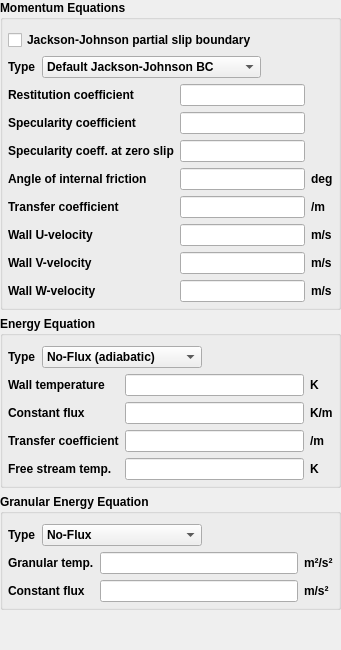
              <widget class="QWidget" name="page_solids_wall">
               <layout class="QVBoxLayout" name="verticalLayout_6">
                <property name="leftMargin">
                 <number>0</number>
                </property>
                <property name="topMargin">
                 <number>0</number>
                </property>
                <property name="rightMargin">
                 <number>0</number>
                </property>
                <property name="bottomMargin">
                 <number>0</number>
                </property>
                <item>
                 <widget class="QGroupBox" name="groupbox_solids_momentum_eq">
                  <property name="font">
                   <font>
                    <weight>75</weight>
                    <bold>true</bold>
                   </font>
                  </property>
                  <property name="title">
                   <string>Momentum Equations</string>
                  </property>
                  <property name="flat">
                   <bool>true</bool>
                  </property>
                  <layout class="QGridLayout" name="gridLayout_18">
                   <property name="leftMargin">
                    <number>5</number>
                   </property>
                   <property name="topMargin">
                    <number>10</number>
                   </property>
                   <property name="rightMargin">
                    <number>5</number>
                   </property>
                   <property name="bottomMargin">
                    <number>5</number>
                   </property>
                   <item row="1" column="0" colspan="2">
                    <layout class="QHBoxLayout" name="horizontalLayout_5">
                     <item>
                      <widget class="QLabel" name="label_bc_jj_ps_type">
                       <property name="text">
                        <string>Type</string>
                       </property>
                      </widget>
                     </item>
                     <item>
                      <widget class="ComboBox" name="combobox_bc_jj_ps_type">
                       <item>
                        <property name="text">
                         <string>Default Jackson-Johnson BC</string>
                        </property>
                       </item>
                       <item>
                        <property name="text">
                         <string>Variable specularity coefficient</string>
                        </property>
                       </item>
                       <item>
                        <property name="text">
                         <string>Jenkins small frictional boundary</string>
                        </property>
                       </item>
                      </widget>
                     </item>
                     <item>
                      <spacer name="horizontalSpacer_6">
                       <property name="orientation">
                        <enum>Qt::Horizontal</enum>
                       </property>
                       <property name="sizeHint" stdset="0">
                        <size>
                         <width>40</width>
                         <height>20</height>
                        </size>
                       </property>
                      </spacer>
                     </item>
                    </layout>
                   </item>
                   <item row="0" column="0" colspan="2">
                    <widget class="CheckBox" name="checkbox_bc_jj_ps_args_BC">
                     <property name="text">
                      <string>Jackson-Johnson partial slip boundary</string>
                     </property>
                    </widget>
                   </item>
                   <item row="2" column="0">
                    <widget class="QLabel" name="label_e_w">
                     <property name="text">
                      <string>Restitution coefficient</string>
                     </property>
                    </widget>
                   </item>
                   <item row="2" column="1">
                    <widget class="LineEdit" name="lineedit_keyword_e_w"/>
                   </item>
                   <item row="3" column="0">
                    <widget class="QLabel" name="label_phip">
                     <property name="text">
                      <string>Specularity coefficient</string>
                     </property>
                    </widget>
                   </item>
                   <item row="3" column="1">
                    <widget class="LineEdit" name="lineedit_keyword_phip"/>
                   </item>
                   <item row="3" column="2">
                    <widget class="QLabel" name="label_phip_units">
                     <property name="text">
                      <string/>
                     </property>
                    </widget>
                   </item>
                   <item row="4" column="0">
                    <widget class="QLabel" name="label_phip0">
                     <property name="text">
                      <string>Specularity coeff. at zero slip</string>
                     </property>
                    </widget>
                   </item>
                   <item row="4" column="1">
                    <widget class="LineEdit" name="lineedit_keyword_phip0"/>
                   </item>
                   <item row="4" column="2">
                    <widget class="QLabel" name="label_phip0_units">
                     <property name="text">
                      <string/>
                     </property>
                    </widget>
                   </item>
                   <item row="5" column="0">
                    <widget class="QLabel" name="label_phi_w">
                     <property name="text">
                      <string>Angle of internal friction</string>
                     </property>
                    </widget>
                   </item>
                   <item row="5" column="1">
                    <widget class="LineEdit" name="lineedit_keyword_phi_w"/>
                   </item>
                   <item row="6" column="1">
                    <widget class="LineEdit" name="lineedit_keyword_bc_hw_s_args_BC_P"/>
                   </item>
                   <item row="5" column="2">
                    <widget class="QLabel" name="label_phi_w_units">
                     <property name="text">
                      <string>deg</string>
                     </property>
                    </widget>
                   </item>
                   <item row="6" column="0">
                    <widget class="QLabel" name="label_bc_hw_s">
                     <property name="text">
                      <string>Transfer coefficient</string>
                     </property>
                    </widget>
                   </item>
                   <item row="7" column="1">
                    <widget class="LineEdit" name="lineedit_keyword_bc_uw_s_args_BC_P"/>
                   </item>
                   <item row="6" column="2">
                    <widget class="QLabel" name="label_bc_hw_s_units">
                     <property name="text">
                      <string>/m</string>
                     </property>
                    </widget>
                   </item>
                   <item row="7" column="0">
                    <widget class="QLabel" name="label_bc_uw_s">
                     <property name="text">
                      <string>Wall U-velocity</string>
                     </property>
                    </widget>
                   </item>
                   <item row="8" column="1">
                    <widget class="LineEdit" name="lineedit_keyword_bc_vw_s_args_BC_P"/>
                   </item>
                   <item row="7" column="2">
                    <widget class="QLabel" name="label_bc_uw_s_units">
                     <property name="text">
                      <string>m/s</string>
                     </property>
                    </widget>
                   </item>
                   <item row="8" column="0">
                    <widget class="QLabel" name="label_bc_vw_s">
                     <property name="text">
                      <string>Wall V-velocity</string>
                     </property>
                    </widget>
                   </item>
                   <item row="9" column="1">
                    <widget class="LineEdit" name="lineedit_keyword_bc_ww_s_args_BC_P"/>
                   </item>
                   <item row="8" column="2">
                    <widget class="QLabel" name="label_bc_vw_s_units">
                     <property name="text">
                      <string>m/s</string>
                     </property>
                    </widget>
                   </item>
                   <item row="9" column="0">
                    <widget class="QLabel" name="label_bc_ww_s">
                     <property name="text">
                      <string>Wall W-velocity</string>
                     </property>
                    </widget>
                   </item>
                   <item row="9" column="2">
                    <widget class="QLabel" name="label_bc_ww_s_units">
                     <property name="text">
                      <string>m/s</string>
                     </property>
                    </widget>
                   </item>
                  </layout>
                 </widget>
                </item>
                <item>
                 <widget class="QGroupBox" name="groupbox_solids_energy_eq">
                  <property name="font">
                   <font>
                    <weight>75</weight>
                    <bold>true</bold>
                   </font>
                  </property>
                  <property name="title">
                   <string>Energy Equation</string>
                  </property>
                  <property name="flat">
                   <bool>true</bool>
                  </property>
                  <layout class="QGridLayout" name="gridLayout_19">
                   <property name="leftMargin">
                    <number>5</number>
                   </property>
                   <property name="topMargin">
                    <number>10</number>
                   </property>
                   <property name="rightMargin">
                    <number>5</number>
                   </property>
                   <property name="bottomMargin">
                    <number>5</number>
                   </property>
                   <item row="0" column="0" colspan="2">
                    <layout class="QHBoxLayout" name="horizontalLayout_6">
                     <item>
                      <widget class="QLabel" name="label_solids_energy_eq_type">
                       <property name="text">
                        <string>Type</string>
                       </property>
                      </widget>
                     </item>
                     <item>
                      <widget class="ComboBox" name="combobox_solids_energy_eq_type">
                       <item>
                        <property name="text">
                         <string>No-Flux (adiabatic)</string>
                        </property>
                       </item>
                       <item>
                        <property name="text">
                         <string>Specified Temperature</string>
                        </property>
                       </item>
                       <item>
                        <property name="text">
                         <string>Specified Flux</string>
                        </property>
                       </item>
                       <item>
                        <property name="text">
                         <string>Convective Flux</string>
                        </property>
                       </item>
                      </widget>
                     </item>
                     <item>
                      <spacer name="horizontalSpacer_5">
                       <property name="orientation">
                        <enum>Qt::Horizontal</enum>
                       </property>
                       <property name="sizeHint" stdset="0">
                        <size>
                         <width>40</width>
                         <height>20</height>
                        </size>
                       </property>
                      </spacer>
                     </item>
                    </layout>
                   </item>
                   <item row="1" column="0">
                    <widget class="QLabel" name="label_bc_tw_s">
                     <property name="text">
                      <string>Wall temperature</string>
                     </property>
                    </widget>
                   </item>
                   <item row="1" column="1">
                    <widget class="LineEdit" name="lineedit_keyword_bc_tw_s_args_BC_P"/>
                   </item>
                   <item row="1" column="2">
                    <widget class="QLabel" name="label_bc_tw_s_units">
                     <property name="text">
                      <string>K</string>
                     </property>
                    </widget>
                   </item>
                   <item row="2" column="0">
                    <widget class="QLabel" name="label_bc_c_t_s">
                     <property name="text">
                      <string>Constant flux</string>
                     </property>
                    </widget>
                   </item>
                   <item row="2" column="1">
                    <widget class="LineEdit" name="lineedit_keyword_bc_c_t_s_args_BC_P"/>
                   </item>
                   <item row="2" column="2">
                    <widget class="QLabel" name="label_bc_c_t_s_units">
                     <property name="text">
                      <string>K/m</string>
                     </property>
                    </widget>
                   </item>
                   <item row="3" column="0">
                    <widget class="QLabel" name="label_bc_hw_t_s">
                     <property name="text">
                      <string>Transfer coefficient</string>
                     </property>
                    </widget>
                   </item>
                   <item row="3" column="1">
                    <widget class="LineEdit" name="lineedit_keyword_bc_hw_t_s_args_BC_P"/>
                   </item>
                   <item row="3" column="2">
                    <widget class="QLabel" name="label_bc_hw_t_s_units">
                     <property name="text">
                      <string>/m</string>
                     </property>
                    </widget>
                   </item>
                   <item row="4" column="0">
                    <widget class="QLabel" name="label_bc_tw_s_2">
                     <property name="text">
                      <string>Free stream temp.</string>
                     </property>
                    </widget>
                   </item>
                   <item row="4" column="1">
                    <widget class="LineEdit" name="lineedit_keyword_bc_tw_s_2_args_BC_P"/>
                   </item>
                   <item row="4" column="2">
                    <widget class="QLabel" name="label_bc_tw_s_2_units">
                     <property name="text">
                      <string>K</string>
                     </property>
                    </widget>
                   </item>
                  </layout>
                 </widget>
                </item>
                <item>
                 <widget class="QGroupBox" name="groupbox_solids_granular_energy_eq">
                  <property name="font">
                   <font>
                    <weight>75</weight>
                    <bold>true</bold>
                   </font>
                  </property>
                  <property name="title">
                   <string>Granular Energy Equation</string>
                  </property>
                  <property name="flat">
                   <bool>true</bool>
                  </property>
                  <layout class="QGridLayout" name="gridLayout_20">
                   <property name="leftMargin">
                    <number>5</number>
                   </property>
                   <property name="topMargin">
                    <number>10</number>
                   </property>
                   <property name="rightMargin">
                    <number>5</number>
                   </property>
                   <property name="bottomMargin">
                    <number>5</number>
                   </property>
                   <item row="0" column="0" colspan="2">
                    <layout class="QHBoxLayout" name="horizontalLayout_7">
                     <item>
                      <widget class="QLabel" name="label_solids_granular_energy_eq_type">
                       <property name="text">
                        <string>Type</string>
                       </property>
                      </widget>
                     </item>
                     <item>
                      <widget class="ComboBox" name="combobox_solids_granular_energy_eq_type">
                       <item>
                        <property name="text">
                         <string>No-Flux</string>
                        </property>
                       </item>
                       <item>
                        <property name="text">
                         <string>Specified Temperature</string>
                        </property>
                       </item>
                       <item>
                        <property name="text">
                         <string>Specified Flux</string>
                        </property>
                       </item>
                      </widget>
                     </item>
                     <item>
                      <spacer name="horizontalSpacer_7">
                       <property name="orientation">
                        <enum>Qt::Horizontal</enum>
                       </property>
                       <property name="sizeHint" stdset="0">
                        <size>
                         <width>40</width>
                         <height>20</height>
                        </size>
                       </property>
                      </spacer>
                     </item>
                    </layout>
                   </item>
                   <item row="2" column="0">
                    <widget class="QLabel" name="label_bc_c_theta_m">
                     <property name="text">
                      <string>Constant flux</string>
                     </property>
                    </widget>
                   </item>
                   <item row="1" column="0">
                    <widget class="QLabel" name="label_bc_thetaw_m">
                     <property name="text">
                      <string>Granular temp.</string>
                     </property>
                    </widget>
                   </item>
                   <item row="1" column="1">
                    <widget class="LineEdit" name="lineedit_keyword_bc_thetaw_m_args_BC_P"/>
                   </item>
                   <item row="2" column="1">
                    <widget class="LineEdit" name="lineedit_keyword_bc_c_theta_m_args_BC_P"/>
                   </item>
                   <item row="1" column="2">
                    <widget class="QLabel" name="label_bc_thetaw_m_units">
                     <property name="text">
                      <string>m²/s²</string>
                     </property>
                    </widget>
                   </item>
                   <item row="2" column="2">
                    <widget class="QLabel" name="label_bc_c_theta_m_units">
                     <property name="text">
                      <string>m/s²</string>
                     </property>
                    </widget>
                   </item>
                  </layout>
                 </widget>
                </item>
                <item>
                 <spacer name="verticalSpacer_5">
                  <property name="orientation">
                   <enum>Qt::Vertical</enum>
                  </property>
                  <property name="sizeHint" stdset="0">
                   <size>
                    <width>20</width>
                    <height>40</height>
                   </size>
                  </property>
                 </spacer>
                </item>
               </layout>
              </widget>
